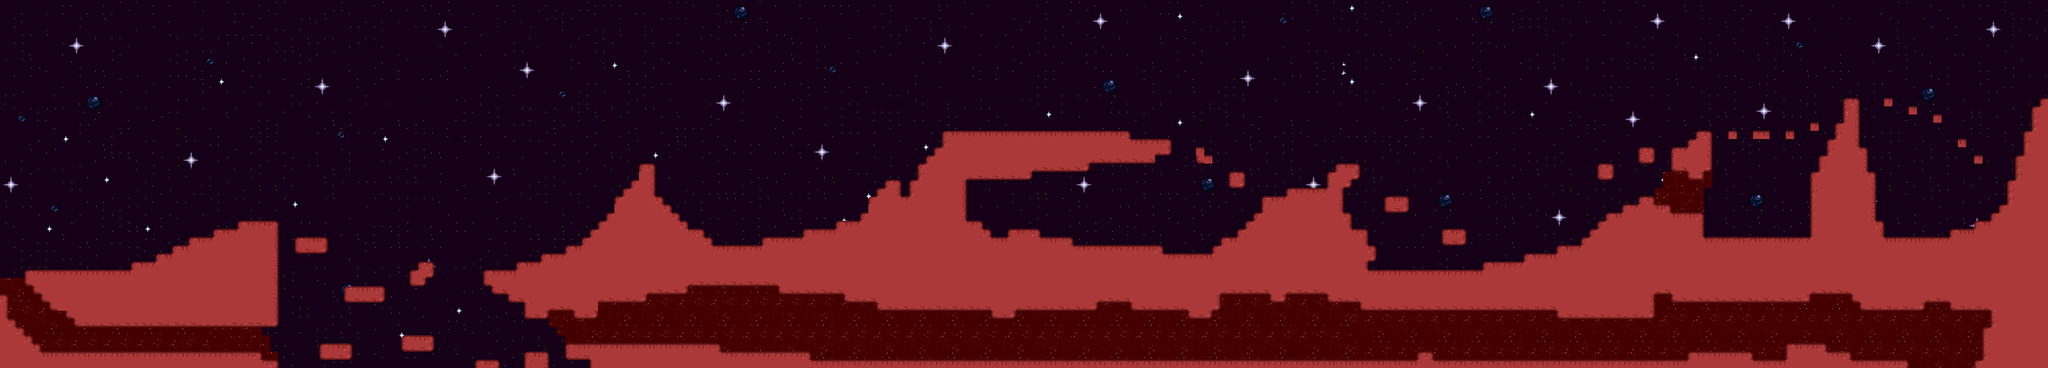

Rendered tile map (Tiled .tmx) drawn with the repository's tilesets; below, a short description and the map source with its tile grids summarised:
An orthogonal 250x45 tile map with 32x32 px tiles, 2 tile layers (sky, ground), 2 tilesets.

<map version="1.5" tiledversion="1.5.0" orientation="orthogonal" renderorder="right-down" width="250" height="45" tilewidth="32" tileheight="32" infinite="0" nextlayerid="3" nextobjectid="1">
 <editorsettings>
  <export target="level_4_map.json" format="json1" />
 </editorsettings>
 <tileset firstgid="1" name="map_sky_night2" tilewidth="32" tileheight="32" tilecount="36" columns="6">
  <image source="map_sky_night2.png" width="192" height="192" />
 </tileset>
 <tileset firstgid="37" name="Level_4_Ground" tilewidth="32" tileheight="32" tilecount="32" columns="8">
  <image source="Level_4_Ground.png" width="256" height="128" />
 </tileset>
 <layer id="1" name="sky" width="250" height="45">
  <data>[11250 cells, 11250 non-empty, 54 distinct tile ids]</data>
 </layer>
 <layer id="2" name="ground" width="250" height="45">
  <data>[11250 cells, 2808 non-empty, 16 distinct tile ids]</data>
 </layer>
</map>
